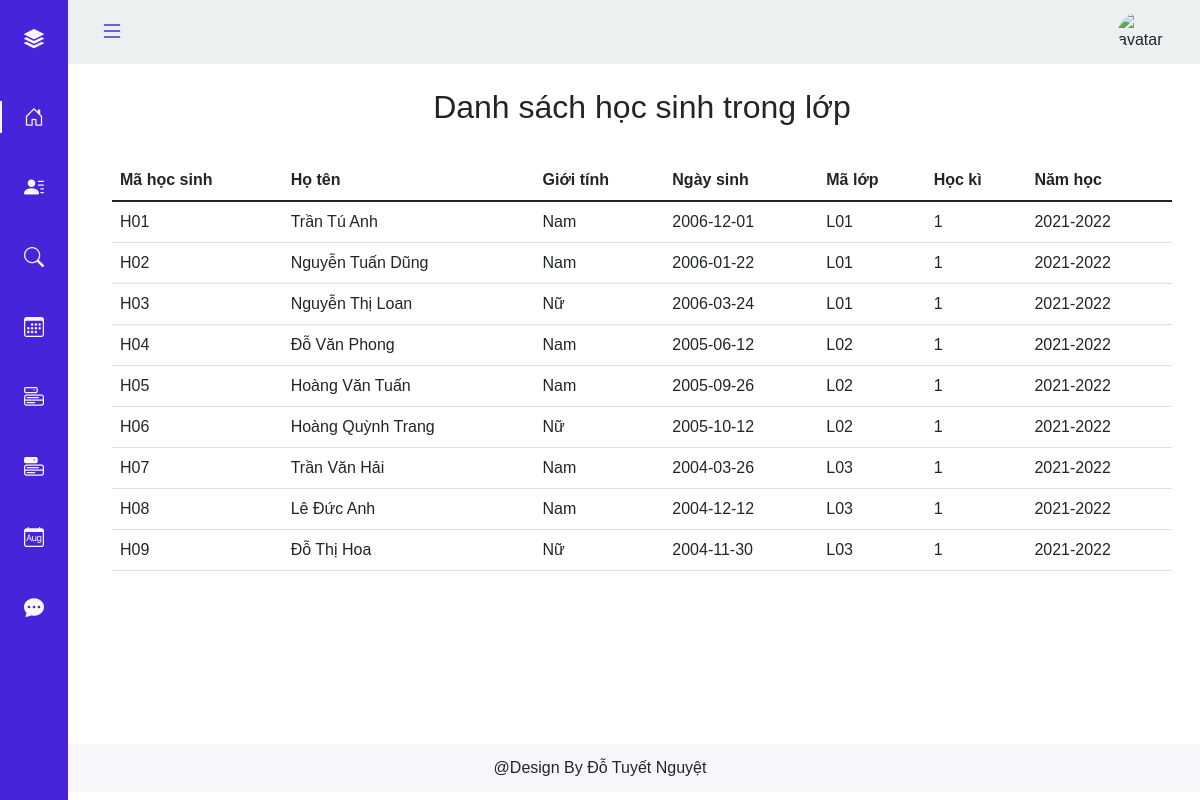
Screenshot of /hocsinh/ds_hocsinh_lop.php (signed in) with the database file from the repository.
### tables this page shows
CREATE TABLE `hoc_sinh` (
  `Mahs` char(10) NOT NULL,
  `Hotenhs` varchar(50) DEFAULT NULL,
  `Ngaysinh` date DEFAULT NULL,
  `Gioitinh` varchar(5) DEFAULT NULL,
  `Sdtph` varchar(50) DEFAULT NULL,
  `Mal` char(10) DEFAULT NULL,
  `Hocky` int(11) DEFAULT NULL,
  `Namhoc` varchar(10) DEFAULT NULL
);

### hocsinh/ds_hocsinh_lop.php (the view, shortened to what this page needs)
<?php include('../partial-font/hearder_hs.php'); ?>
<br>
<main>
    <div class="container">
        <h2>Danh sách học sinh trong lớp </h2><br><br><br>
            <table class="table">
                <thead>
                    <tr>
                    <th scope="col">Mã học sinh</th>
                    <th scope="col">Họ tên</th>
                    <th scope="col">Giới tính</th>
                    <th scope="col">Ngày sinh</th>
                    <th scope="col">Mã lớp</th>
                    <th scope="col">Học kì</th>
                    <th scope="col">Năm học</th>
                    </tr>
                </thead>
                <?php
                    include('../sql/connect.php');
                    $id = $_SESSION['id'];
                    $s = "SELECT Mal FROM hoc_sinh WHERE Mahs LIKE '%$id%'";
                    $re =  mysqli_query($conn, $s);
                    $u = mysqli_fetch_assoc($re);
                    $malop = $u['Mal'];
                    $sql = "SELECT * FROM hoc_sinh WHERE Mal LIKE '%$malop%'";
                    $result = mysqli_query($conn, $sql);
                    if(mysqli_num_rows($result) > 0){
                        while($row = mysqli_fetch_assoc($result)){
                 ?>
                                <tr>
                                    <td ><?php echo $row['Mahs']; ?></td>
                                    <td><?php echo $row['Hotenhs']; ?></td>
                                    <td><?php echo $row['Gioitinh']; ?></td>
                                    <td><?php echo $row['Ngaysinh']; ?></td>
                                    <td><?php echo $row['Mal']; ?></td>
                                    <td><?php echo $row['Hocky']; ?></td>
                                    <td><?php echo $row['Namhoc']; ?></td>
                                </tr>
                <?php
                        }
                    }
                ?>
            </table>
    </div>
</main>
<br>
<?php include('../partial-font/footer_hs.php');

### partial-font/hearder_hs.php (shortened to what this page needs)
<!DOCTYPE html>
<html lang="en">
<head>
    <link href="https://cdn.jsdelivr.net/npm/bootstrap@5.1.3/dist/css/bootstrap.min.css" rel="stylesheet">
    <link rel="stylesheet" href="https://cdn.jsdelivr.net/npm/bootstrap-icons@1.6.1/font/bootstrap-icons.css">
    <link rel="stylesheet" href="https://cdnjs.cloudflare.com/ajax/libs/font-awesome/6.0.0-beta2/css/all.min.css" />
    <link rel="stylesheet" href="../assets/Css/style.css">
</head>
<body id="body-pd">
    <header class="header" id="header">
        <div class="header_toggle"> <i class='bi bi-list' id="header-toggle"></i> </div>
        <div class="header_img"> <img src="https://w7.pngwing.com/pngs/518/320/png-transparent-computer-icons-mobile-app-development-android-my-account-icon-blue-text-logo.png" alt="avatar"> </div>
    </header>
    <div class="l-navbar" id="nav-bar">
        <nav class="nav">
            <div> <a href="#" class="nav_logo"> <i class="bi bi-stack nav_logo-icon"></i> <span class="nav_logo-name">High School</span> </a>
                <div class="nav_list">
                    <a href="index.php" class="nav_link active">
                        <i class='bi bi-house-door nav_logo-icon'></i>
                        <span class="nav_name">Trang chủ</span> </a>
                    <a href="thong-tinhs.php" class="nav_link">
                        <i class='bi bi-person-lines-fill nav_logo-icon'></i>
                        <span class="nav_name">Thông tin Học sinh</span> </a>
                    <a href="tra_cuu_diem.php" class="nav_link">
                        <i class="bi bi-search nav_logo-icon"></i>
                        <span class="nav_name">Tra cứu điểm học tập</span> </a>
                    <a href="thoi_khoa_bieu.php" class="nav_link">
                        <i class='bi bi-calendar3 nav_logo-icon'></i>
                        <span class="nav_name">Thời khóa biểu</span> </a>
                    <a href="ds_hocsinh_lop.php" class="nav_link">
                        <i class='bi bi-menu-button nav_logo-icon'></i>
                        <span class="nav_name">Danh sách học sinh trong lớp</span> </a>
                    <a href="thong_tin_gvday.php" class="nav_link">
                        <i class='bi bi-menu-button-fill nav_logo-icon'></i>
                        <span class="nav_name">Thông tin giáo viên </span> </a>
                    <a href="lichthi.php" class="nav_link">
                        <i class="bi bi-calendar-month nav_logo-icon"></i>
                        <span class="nav_name">Lịch thi</span> </a>
                    <a href="chat.php" class="nav_link">
                        <i class="bi bi-chat-dots-fill nav_logo-icon"></i>
                        <span class="nav_name">Liên hệ</span> </a>
                </div>
            </div>
        </nav>
    </div>

### partial-font/footer_hs.php (shortened to what this page needs)
<div class="end">
    <div class="container text-center">
        @Design By Đỗ Tuyết Nguyệt
    </div>
</div>
</body>
</html>

### assets/Css/style.css (style rules this page uses)
:root { --header-height: 3rem; --nav-width: 68px; --first-color: #4723D9; --first-color-light: #AFA5D9; --white-color: #F7F6FB; --body-font: 'Nunito', sans-serif; --normal-font-size: 1rem; --z-fixed: 100 }
body { position: relative; margin: var(--header-height) 0 0 0; padding: 0 1rem; font-family: var(--body-font); font-size: var(--normal-font-size); transition: .5s }
a { text-decoration: none }
.header { width: 100%; height: var(--header-height); position: fixed; top: 0; left: 0; display: flex; align-items: center; justify-content: space-between; padding: 0 1rem; background-color: var(--white-color); z-index: var(--z-fixed); transition: .5s; background-color: #ecf0f1; }
.header_toggle { color: var(--first-color); font-size: 1.5rem; cursor: pointer }
.header_img { width: 50px !important; height: 40px !important; display: flex; justify-content: center; border-radius: 50%; overflow: hidden; cursor: pointer; }
.l-navbar { position: fixed; top: 0; left: -30%; width: var(--nav-width); height: 100vh; background-color: var(--first-color); padding: .5rem 1rem 0 0; transition: .5s; z-index: var(--z-fixed) }
.nav { height: 100%; display: flex; flex-direction: column; justify-content: space-between; overflow: hidden }
.nav_logo, .nav_link { display: grid; grid-template-columns: max-content max-content; align-items: center; column-gap: 1rem; padding: .5rem 0 .5rem 1.5rem }
.nav_logo { margin-bottom: 2rem }
.nav_logo-icon { font-size: 1.25rem; color: var(--white-color) }
.nav_link { position: relative; color: var(--first-color-light); margin-bottom: 1.5rem; transition: .3s }
.active { color: var(--white-color) }
.active::before { content: ''; position: absolute; left: 0; width: 2px; height: 32px; background-color: var(--white-color) }
@media screen and (min-width: 768px) { body { margin: calc(var(--header-height) + 1rem) 0 0 0; padding-left: calc(var(--nav-width) + 2rem) } }
@media screen and (min-width: 768px) { .header { height: calc(var(--header-height) + 1rem); padding: 0 2rem 0 calc(var(--nav-width) + 2rem) } }
@media screen and (min-width: 768px) { .header_img { width: 100%; height: 100%; object-fit: cover; } }
@media screen and (min-width: 768px) { .header_img img { width: 100%; height: 100%; object-fit: cover; } }
@media screen and (min-width: 768px) { .l-navbar { left: 0; padding: 1rem 1rem 0 0 } }
.container { display: flex; flex-wrap: wrap; justify-content: center; }
.end { width: 100%; height: var(--header-height); position: fixed; top: 93%; left: 0; display: flex; align-items: center; justify-content: space-between; padding: 0 1rem; background-color: var(--white-color); transition: .5s }

### rows the page displays
hoc_sinh: Mahs "H01", Hotenhs "Trần Tú Anh", Gioitinh "Nam", Ngaysinh "2006-12-01", Mal "L01", Hocky "1", Namhoc "2021-2022"
hoc_sinh: Mahs "H02", Hotenhs "Nguyễn Tuấn Dũng", Gioitinh "Nam", Ngaysinh "2006-01-22", Mal "L01", Hocky "1", Namhoc "2021-2022"
hoc_sinh: Mahs "H03", Hotenhs "Nguyễn Thị Loan", Gioitinh "Nữ", Ngaysinh "2006-03-24", Mal "L01", Hocky "1", Namhoc "2021-2022"
hoc_sinh: Mahs "H04", Hotenhs "Đỗ Văn Phong", Gioitinh "Nam", Ngaysinh "2005-06-12", Mal "L02", Hocky "1", Namhoc "2021-2022"
hoc_sinh: Mahs "H05", Hotenhs "Hoàng Văn Tuấn", Gioitinh "Nam", Ngaysinh "2005-09-26", Mal "L02", Hocky "1", Namhoc "2021-2022"
hoc_sinh: Mahs "H06", Hotenhs "Hoàng Quỳnh Trang", Gioitinh "Nữ", Ngaysinh "2005-10-12", Mal "L02", Hocky "1", Namhoc "2021-2022"
hoc_sinh: Mahs "H07", Hotenhs "Trần Văn Hải", Gioitinh "Nam", Ngaysinh "2004-03-26", Mal "L03", Hocky "1", Namhoc "2021-2022"
hoc_sinh: Mahs "H08", Hotenhs "Lê Đức Anh", Gioitinh "Nam", Ngaysinh "2004-12-12", Mal "L03", Hocky "1", Namhoc "2021-2022"
hoc_sinh: Mahs "H09", Hotenhs "Đỗ Thị Hoa", Gioitinh "Nữ", Ngaysinh "2004-11-30", Mal "L03", Hocky "1", Namhoc "2021-2022"
